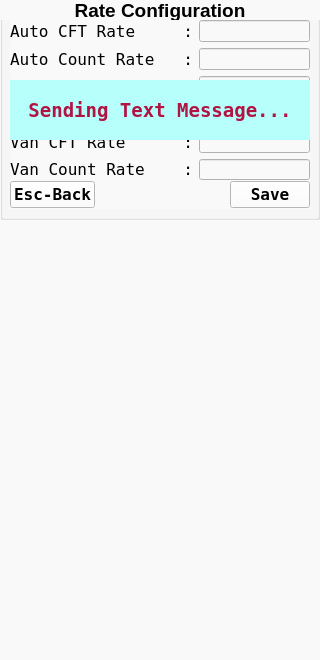
<?xml version="1.0" encoding="UTF-8"?>
<ui version="4.0">
 <class>Rate_Config</class>
 <widget class="QWidget" name="Rate_Config">
  <property name="geometry">
   <rect>
    <x>0</x>
    <y>0</y>
    <width>320</width>
    <height>660</height>
   </rect>
  </property>
  <property name="font">
   <font>
    <family>DejaVu Sans Mono</family>
    <pointsize>12</pointsize>
   </font>
  </property>
  <property name="windowTitle">
   <string>Form</string>
  </property>
  <property name="styleSheet">
   <string notr="true">background-color: rgb(249, 249, 249);</string>
  </property>
  <widget class="QGroupBox" name="groupBox">
   <property name="geometry">
    <rect>
     <x>0</x>
     <y>0</y>
     <width>320</width>
     <height>220</height>
    </rect>
   </property>
   <property name="title">
    <string/>
   </property>
   <widget class="QLabel" name="label">
    <property name="geometry">
     <rect>
      <x>0</x>
      <y>0</y>
      <width>320</width>
      <height>20</height>
     </rect>
    </property>
    <property name="font">
     <font>
      <pointsize>14</pointsize>
      <weight>75</weight>
      <bold>true</bold>
     </font>
    </property>
    <property name="text">
     <string>Rate Configuration</string>
    </property>
    <property name="alignment">
     <set>Qt::AlignCenter</set>
    </property>
   </widget>
   <widget class="QWidget" name="verticalLayoutWidget">
    <property name="geometry">
     <rect>
      <x>10</x>
      <y>430</y>
      <width>300</width>
      <height>156</height>
     </rect>
    </property>
    <layout class="QVBoxLayout" name="verticalLayout">
     <property name="leftMargin">
      <number>50</number>
     </property>
     <property name="rightMargin">
      <number>50</number>
     </property>
     <item>
      <widget class="QPushButton" name="pushButton_HP_cft">
       <property name="font">
        <font>
         <family>DejaVu Sans Mono</family>
         <pointsize>12</pointsize>
         <weight>75</weight>
         <bold>true</bold>
        </font>
       </property>
       <property name="text">
        <string>Husk Per CFT</string>
       </property>
       <property name="autoDefault">
        <bool>true</bool>
       </property>
      </widget>
     </item>
     <item>
      <widget class="QPushButton" name="pushButton_HP_bale">
       <property name="font">
        <font>
         <family>DejaVu Sans Mono</family>
         <pointsize>12</pointsize>
         <weight>75</weight>
         <bold>true</bold>
        </font>
       </property>
       <property name="text">
        <string>Husk Per Bale</string>
       </property>
       <property name="autoDefault">
        <bool>true</bool>
       </property>
      </widget>
     </item>
     <item>
      <widget class="QPushButton" name="pushButton_RP_cft">
       <property name="font">
        <font>
         <family>DejaVu Sans Mono</family>
         <pointsize>12</pointsize>
         <weight>75</weight>
         <bold>true</bold>
        </font>
       </property>
       <property name="text">
        <string>Rate Per CFT</string>
       </property>
       <property name="autoDefault">
        <bool>true</bool>
       </property>
      </widget>
     </item>
     <item>
      <widget class="QPushButton" name="pushButton_RP_husk">
       <property name="font">
        <font>
         <family>DejaVu Sans Mono</family>
         <pointsize>12</pointsize>
         <weight>75</weight>
         <bold>true</bold>
        </font>
       </property>
       <property name="text">
        <string>Rate Per Hush</string>
       </property>
       <property name="autoDefault">
        <bool>true</bool>
       </property>
      </widget>
     </item>
    </layout>
   </widget>
   <widget class="QWidget" name="gridLayoutWidget">
    <property name="geometry">
     <rect>
      <x>10</x>
      <y>20</y>
      <width>300</width>
      <height>160</height>
     </rect>
    </property>
    <layout class="QGridLayout" name="gridLayout">
     <item row="5" column="0">
      <widget class="QLabel" name="label_3">
       <property name="font">
        <font>
         <family>DejaVu Sans Mono</family>
         <pointsize>12</pointsize>
        </font>
       </property>
       <property name="text">
        <string>Van Count Rate    :</string>
       </property>
      </widget>
     </item>
     <item row="0" column="0">
      <widget class="QLabel" name="label_4">
       <property name="font">
        <font>
         <family>DejaVu Sans Mono</family>
         <pointsize>12</pointsize>
        </font>
       </property>
       <property name="text">
        <string>Auto CFT Rate     :</string>
       </property>
      </widget>
     </item>
     <item row="2" column="0">
      <widget class="QLabel" name="label_7">
       <property name="font">
        <font>
         <family>DejaVu Sans Mono</family>
         <pointsize>12</pointsize>
        </font>
       </property>
       <property name="text">
        <string>Company CFT Rate  :</string>
       </property>
      </widget>
     </item>
     <item row="4" column="0">
      <widget class="QLabel" name="label_5">
       <property name="font">
        <font>
         <family>DejaVu Sans Mono</family>
         <pointsize>12</pointsize>
        </font>
       </property>
       <property name="text">
        <string>Van CFT Rate      :</string>
       </property>
      </widget>
     </item>
     <item row="3" column="0">
      <widget class="QLabel" name="label_6">
       <property name="font">
        <font>
         <family>DejaVu Sans Mono</family>
         <pointsize>12</pointsize>
        </font>
       </property>
       <property name="text">
        <string>Company Count Rate:</string>
       </property>
      </widget>
     </item>
     <item row="1" column="0">
      <widget class="QLabel" name="label_8">
       <property name="font">
        <font>
         <family>DejaVu Sans Mono</family>
         <pointsize>12</pointsize>
        </font>
       </property>
       <property name="text">
        <string>Auto Count Rate   :</string>
       </property>
      </widget>
     </item>
     <item row="0" column="1">
      <widget class="QLineEdit" name="lineEdit_auto_cft">
       <property name="maxLength">
        <number>6</number>
       </property>
      </widget>
     </item>
     <item row="1" column="1">
      <widget class="QLineEdit" name="lineEdit_auto_count">
       <property name="maxLength">
        <number>6</number>
       </property>
      </widget>
     </item>
     <item row="2" column="1">
      <widget class="QLineEdit" name="lineEdit_company_cft">
       <property name="maxLength">
        <number>6</number>
       </property>
      </widget>
     </item>
     <item row="5" column="1">
      <widget class="QLineEdit" name="lineEdit_van_count">
       <property name="maxLength">
        <number>6</number>
       </property>
      </widget>
     </item>
     <item row="4" column="1">
      <widget class="QLineEdit" name="lineEdit_van_rate">
       <property name="maxLength">
        <number>6</number>
       </property>
      </widget>
     </item>
     <item row="3" column="1">
      <widget class="QLineEdit" name="lineEdit_company_count">
       <property name="maxLength">
        <number>6</number>
       </property>
      </widget>
     </item>
    </layout>
   </widget>
   <widget class="QLabel" name="label_info">
    <property name="geometry">
     <rect>
      <x>10</x>
      <y>80</y>
      <width>300</width>
      <height>60</height>
     </rect>
    </property>
    <property name="font">
     <font>
      <family>DejaVu Sans Mono</family>
      <pointsize>14</pointsize>
      <weight>75</weight>
      <bold>true</bold>
     </font>
    </property>
    <property name="styleSheet">
     <string notr="true">background-color: rgb(183, 255, 251);
color: rgb(177, 19, 66);</string>
    </property>
    <property name="text">
     <string>Sending Text Message...</string>
    </property>
    <property name="alignment">
     <set>Qt::AlignCenter</set>
    </property>
    <property name="wordWrap">
     <bool>true</bool>
    </property>
   </widget>
  </widget>
  <widget class="QWidget" name="layoutWidget">
   <property name="geometry">
    <rect>
     <x>10</x>
     <y>180</y>
     <width>300</width>
     <height>29</height>
    </rect>
   </property>
   <layout class="QHBoxLayout" name="horizontalLayout_4">
    <item>
     <widget class="QPushButton" name="pushButton_back">
      <property name="font">
       <font>
        <family>DejaVu Sans Mono</family>
        <pointsize>12</pointsize>
        <weight>75</weight>
        <bold>true</bold>
       </font>
      </property>
      <property name="focusPolicy">
       <enum>Qt::NoFocus</enum>
      </property>
      <property name="styleSheet">
       <string notr="true">background-color: rgb(255, 255, 255);</string>
      </property>
      <property name="text">
       <string>Esc-Back</string>
      </property>
      <property name="autoDefault">
       <bool>true</bool>
      </property>
     </widget>
    </item>
    <item>
     <spacer name="horizontalSpacer_8">
      <property name="orientation">
       <enum>Qt::Horizontal</enum>
      </property>
      <property name="sizeHint" stdset="0">
       <size>
        <width>40</width>
        <height>20</height>
       </size>
      </property>
     </spacer>
    </item>
    <item>
     <widget class="QPushButton" name="pushButton_save">
      <property name="font">
       <font>
        <family>DejaVu Sans Mono</family>
        <pointsize>12</pointsize>
        <weight>75</weight>
        <bold>true</bold>
       </font>
      </property>
      <property name="focusPolicy">
       <enum>Qt::StrongFocus</enum>
      </property>
      <property name="styleSheet">
       <string notr="true">background-color: rgb(255, 255, 255);</string>
      </property>
      <property name="text">
       <string>Save</string>
      </property>
      <property name="autoDefault">
       <bool>true</bool>
      </property>
     </widget>
    </item>
   </layout>
  </widget>
 </widget>
 <tabstops>
  <tabstop>lineEdit_auto_cft</tabstop>
  <tabstop>lineEdit_auto_count</tabstop>
  <tabstop>lineEdit_company_cft</tabstop>
  <tabstop>lineEdit_company_count</tabstop>
  <tabstop>lineEdit_van_rate</tabstop>
  <tabstop>lineEdit_van_count</tabstop>
  <tabstop>pushButton_HP_cft</tabstop>
  <tabstop>pushButton_HP_bale</tabstop>
  <tabstop>pushButton_RP_cft</tabstop>
  <tabstop>pushButton_RP_husk</tabstop>
 </tabstops>
 <resources/>
 <connections/>
</ui>
